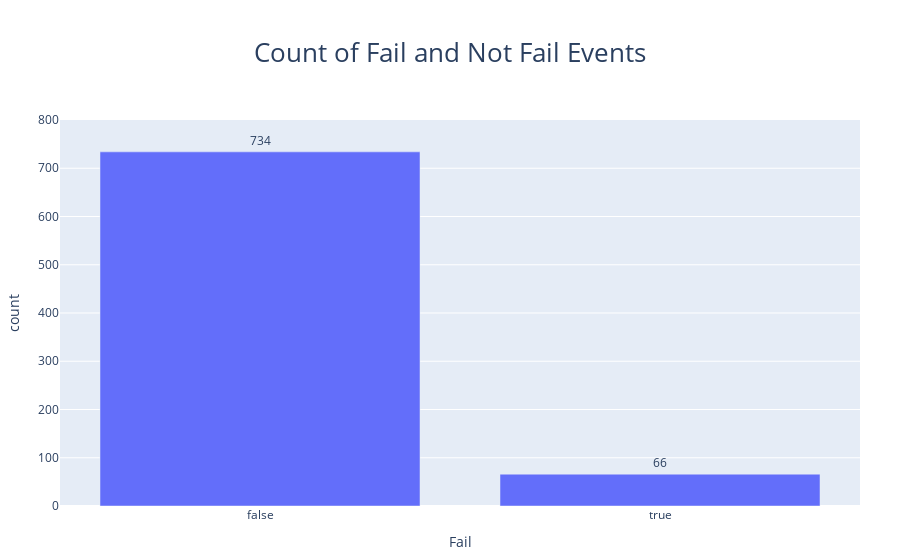

The notebook cell this image was saved under:
### Markdown cell above
## Task 1 

- Calculate how many times the equipment has failed.

During the FPSO’s operation, various factors can cause the machine to fail and prolong its failure state. 

We ask you to explore the available data, identify, and calculate the number of times the
equipment has failed throughout its operation.

### Code cell
import plotly.express as px

fig = px.bar(df["Fail"].value_counts().reset_index(), x='Fail', y='count', text_auto='.s')
fig.update_traces(textposition="outside")
fig.update_layout(
        title=dict(
            text="Count of Fail and Not Fail Events",
            x=0.5, xanchor='center',
            y=0.94, yanchor='top',
            font=dict(size=26),
            pad=dict(t=10, b=10)
        ),
        margin=dict(l=60, r=40, t=120, b=50)
    )
fig.update_yaxes(range=[0, df.shape[0]])
fig.show()

### Figure 1 — Plotly figure (JSON) as saved in the notebook; plotly's stock layout.template omitted (floating-point values rounded to 4 significant figures)
{"data": [{"hovertemplate": "Fail=%{x}<br>count=%{y}<extra></extra>", "legendgroup": "", "marker": {"color": "#636efa", "pattern": {"shape": ""}}, "name": "", "orientation": "v", "showlegend": false, "textposition": "outside", "texttemplate": "%{y:.s}", "type": "bar", "x": [false, true], "xaxis": "x", "y": [734, 66], "yaxis": "y"}], "layout": {"barmode": "relative", "legend": {"tracegroupgap": 0}, "margin": {"b": 50, "l": 60, "r": 40, "t": 120}, "title": {"font": {"size": 26}, "pad": {"b": 10, "t": 10}, "text": "Count of Fail and Not Fail Events", "x": 0.5, "xanchor": "center", "y": 0.94, "yanchor": "top"}, "xaxis": {"anchor": "y", "domain": [0, 1], "title": {"text": "Fail"}}, "yaxis": {"anchor": "x", "domain": [0, 1], "range": [0, 800], "title": {"text": "count"}}}}
